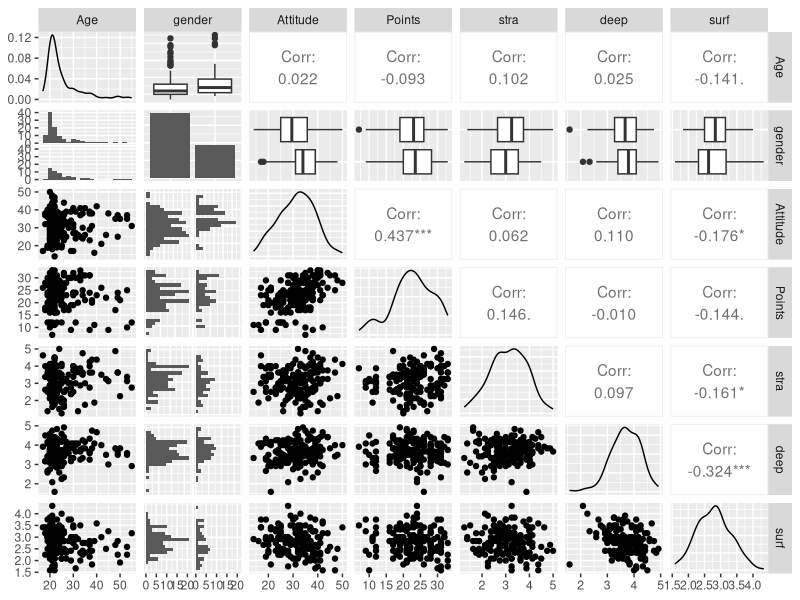
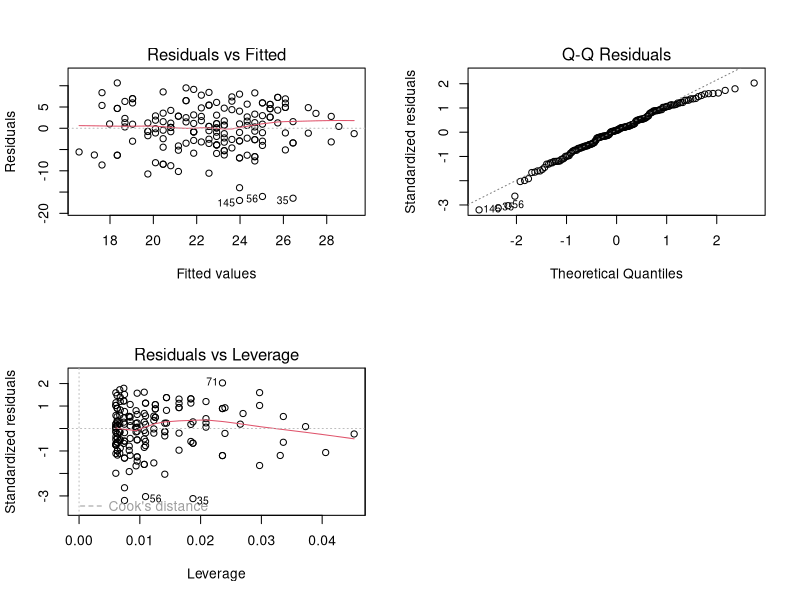

These figures' R source, in order:
## ---- chunk 1
date()
## ---- chunk 2
analysis = read.csv('data/data.csv', header = TRUE)
print(str(analysis))
## ---- chunk 3
library(GGally)
library(ggplot2)

ggpairs(analysis, mapping = aes(), lower = list(combo = wrap("facethist", bins = 20)))

## ---- chunk 4
linear_regression = lm(Points ~ Age+Attitude+gender, data = analysis)
summary(linear_regression)
## ---- chunk 5
linear_regression = lm(Points ~ Attitude, data = analysis)
summary(linear_regression)
## ---- chunk 6
par(mfrow=c(2,2))
plot(linear_regression, which = c(1,2,5))
